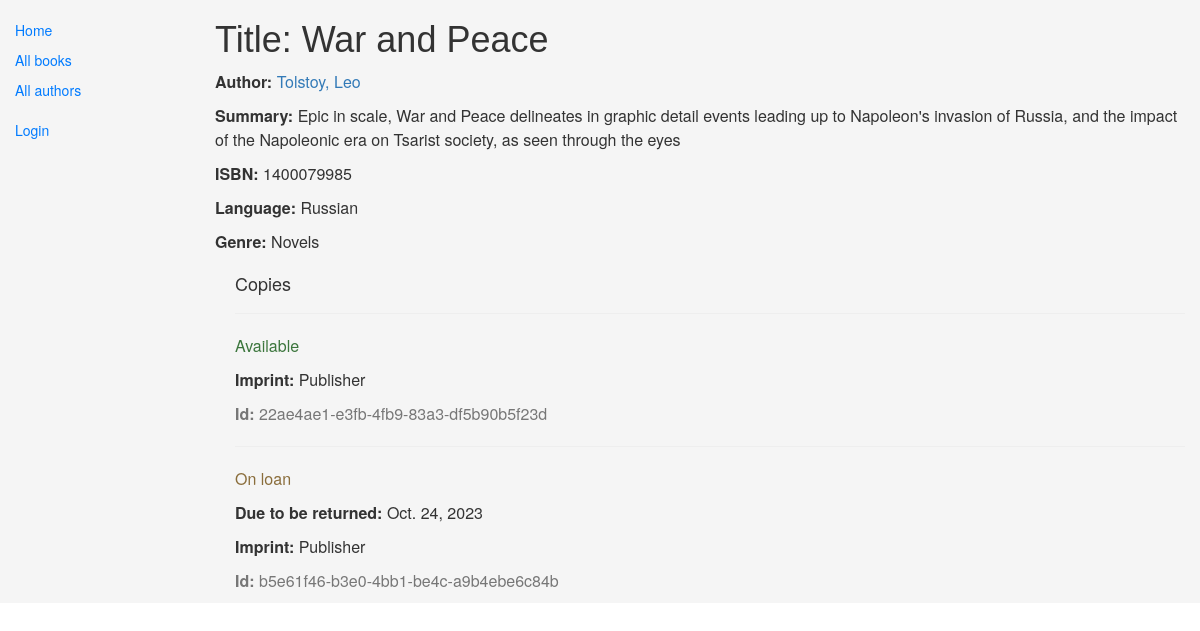
The app's page /catalog/book/1/ with its own data.
### catalog/models.py (models this page shows, shortened)
class Book(models.Model):
    title = models.CharField(max_length=200)
    author = models.ForeignKey('Author', on_delete=models.SET_NULL, null=True)
    summary = models.TextField(max_length=1000, help_text="Enter a brief description of the book")
    isbn = models.CharField('ISBN',max_length=13, help_text='13 Character <a href="https://www.isbn-international.org/content/what-isbn">ISBN number</a>')
    genre = models.ManyToManyField(Genre, help_text="Select a genre for this book")
    language = models.ForeignKey('Language', on_delete = models.SET_NULL, null=True)
    def display_genre(self):
        """
        Creates a string for the Genre. This is required to display genre in Admin.
        """
        return ', '.join([ genre.name for genre in self.genre.all()[:3] ])
    display_genre.short_description = 'Genre'

class Author(models.Model):
    first_name = models.CharField(max_length=100)
    last_name = models.CharField(max_length=100)
    date_of_birth = models.DateField(null=True, blank=True)
    date_of_death = models.DateField('Died', null=True, blank=True)
    def __str__(self):
        return '%s, %s' % (self.last_name, self.first_name)

class Language(models.Model):
    name = models.CharField(max_length=200, help_text="Enter the book's natural language (e.g. English, French, Japanese etc.)")
    def __str__(self):
        return self.name

class Genre(models.Model):
    name = models.CharField(max_length=200, help_text="Enter a book genre (e.g. Science Fiction, French Poetry etc.)")
    def __str__(self):
        return self.name

class BookInstance(models.Model):
    id = models.UUIDField(primary_key=True, default=uuid.uuid4, help_text="Unique ID for this particular book across whole library")
    book = models.ForeignKey('Book', on_delete=models.SET_NULL, null=True)
    imprint = models.CharField(max_length=200)
    due_back = models.DateField(null=True, blank=True)
    borrower = models.ForeignKey(User, on_delete=models.SET_NULL, null=True, blank=True)
    LOAN_STATUS = (
        ('m', 'Maintenance'),
        ('o', 'On loan'),
        ('a', 'Available'),
        ('r', 'Reserved'),
    )
    status = models.CharField(max_length=1, choices=LOAN_STATUS, blank=True, default='m', help_text='Book availability')
    class Meta:
        ordering = ["due_back"]
        permissions = (("can_mark_returned", "Set book as returned"),)

### catalog/views.py (the view)
# urls.py: path('book/<int:pk>/', views.BookDetailView.as_view(), name='book-detail'),
class BookDetailView(generic.DetailView):
    model = Book

### catalog/templates/catalog/book_detail.html
{% extends "base_generic.html" %}
{% block content %}
  <h1>Title: {{ book.title }}</h1>
  <p><strong>Author:</strong> <a href="{% url 'author-detail' book.author.pk %}">{{ book.author }}</a></p>
  <p><strong>Summary:</strong> {{ book.summary }}</p>
  <p><strong>ISBN:</strong> {{ book.isbn }}</p>
  <p><strong>Language:</strong> {{ book.language }}</p>
  <p><strong>Genre:</strong> {% for genre in book.genre.all %} {{ genre }}{% if not forloop.last %}, {% endif %}{% endfor %}</p>
  <div style="margin-left:20px;margin-top:20px">
    <h4>Copies</h4>
    {% for copy in book.bookinstance_set.all %}
    <hr>
    <p class="{% if copy.status == 'a' %}text-success{% elif copy.status == 'd' %}text-danger{% else %}text-warning{% endif %}">{{ copy.get_status_display }}</p>
    {% if copy.status != 'a' %}<p><strong>Due to be returned:</strong> {{copy.due_back}}</p>{% endif %}
    <p><strong>Imprint:</strong> {{copy.imprint}}</p>
    <p class="text-muted"><strong>Id:</strong> {{copy.id}}</p>
    {% endfor %}
  </div>
{% endblock %}

### catalog/templates/base_generic.html (shortened to what this page needs)
<!doctype html>
<html lang="en">
  <head>
      {% load static %}
    <link
      rel="stylesheet"
      href="https://maxcdn.bootstrapcdn.com/bootstrap/3.3.7/css/bootstrap.min.css" />
    <link rel="stylesheet" href="{% static 'css/styles.css' %}">
    {% load static %}
    <link rel="stylesheet" href="{% static 'css/styles.css' %}" />
  </head>
  <body>
    <div class="container-fluid">
      <div class="row">
          <div class="col-sm-2">
          {% block sidebar %}
          <ul class="sidebar-nav">
            <li><a href="{% url 'index' %}">Home</a></li>
            <li><a href="{% url 'books' %}">All books</a></li>
            <li><a href="{% url 'authors' %}">All authors</a></li>
          </ul>
          <ul class="sidebar-nav">
           {% if user.is_authenticated %}
             <li>User: {{ user.get_username }}</li>
             <li><a href="{% url 'my-borrowed' %}">My Borrowed</a></li>
             <li><a href="{% url 'logout'%}?next={{request.path}}">Logout</a></li>
           {% else %}
             <li><a href="{% url 'login'%}?next={{request.path}}">Login</a></li>
           {% endif %}
          </ul>
        {% endblock %}
          </div>
        <div class="col-sm-10 ">
        {% block content %}{% endblock %}
      </div>
    </div>
  </body>
</html>

### catalog/static/css/styles.css (style rules this page uses)
.sidebar-nav { margin-top: 20px; padding: 0; list-style: none; }
h1, h2 { font-family: Arial, sans-serif; color: #333; }
p { font-size: 16px; line-height: 1.5; }
.sidebar-nav { list-style: none; padding: 0; }
.sidebar-nav li { margin: 10px 0; }
.sidebar-nav a { text-decoration: none; color: #007bff; }
.container-fluid { background-color: #f5f5f5; }

### records on screen
Book: title "War and Peace", author "Tolstoy, Leo", summary "Epic in scale, War and Peace delineates in graphic detail events leading up to Napoleon's invasion of Russia, and the impact of the Napoleonic era on Tsarist society, as seen through the eyes", isbn "1400079985", language "Russian"
Genre: name "Novels"
BookInstance: status "Available", imprint "Publisher", id "22ae4ae1-e3fb-4fb9-83a3-df5b90b5f23d"
BookInstance: status "On loan", due_back "Oct. 24, 2023", imprint "Publisher", id "b5e61f46-b3e0-4bb1-be4c-a9b4ebe6c84b"
